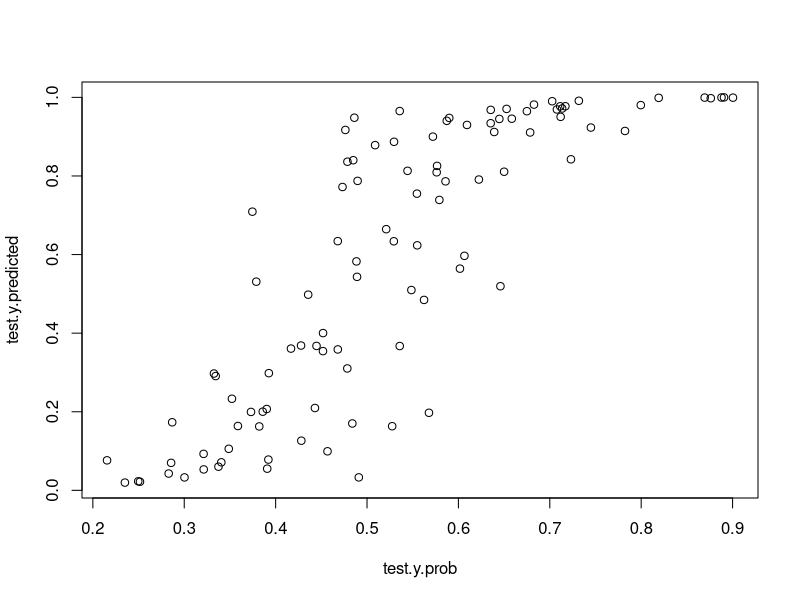

Recreate this plot in R.
## ---- chunk 1
data.simulated <- as.data.frame(cbind(rnorm(100),rnorm(100),rnorm(100)))
data.simulated$y = 0.2 + 0.5*data.simulated$V1 - 0.3*data.simulated$V2 + 0.3*rnorm(100)
data.simulated$y <- 1/(1+exp(-data.simulated$y))
data.simulated$y <- as.factor(data.simulated$y>0.5)
## ---- chunk 2
logit.fitted <- glm(y~V1+V2+V3,data=data.simulated,family=binomial(link='logit'))
summary(logit.fitted)
## ---- chunk 3
test.simulated <- as.data.frame(cbind(rnorm(100),rnorm(100),rnorm(100)))
test.y <- 0.2 + 0.5*test.simulated$V1 - 0.3*test.simulated$V2 + 0.3*rnorm(100)
test.y.prob <- 1/(1+exp(-test.y))
test.y.predicted <- predict(logit.fitted,test.simulated,type='response')
plot(test.y.prob,test.y.predicted)
## ---- chunk 4
library(randomForest)
n.species <- length(levels(iris$Species))
iris.imbalanced <- iris[-which(iris$Species=="virginica")[1:40],]
rf.fitted <- randomForest(Species ~ Sepal.Length + Sepal.Width + Petal.Length +Petal.Width, data = iris.imbalanced,keep.inbag = TRUE)
aggregate(rowSums(rf.fitted$inbag),by=list(iris.imbalanced$Species),FUN=sum)
## ---- chunk 5
sample.size <- rep(ceiling(nrow(iris.imbalanced)/n.species),n.species)
sample.size
rf.fitted.balanced <- randomForest(Species ~ Sepal.Length + Sepal.Width + Petal.Length +Petal.Width, data = iris.imbalanced,keep.inbag = TRUE,sampsize=sample.size, strata=iris$Species)
aggregate(rowSums(rf.fitted.balanced$inbag),by=list(iris.imbalanced$Species),FUN=sum)
